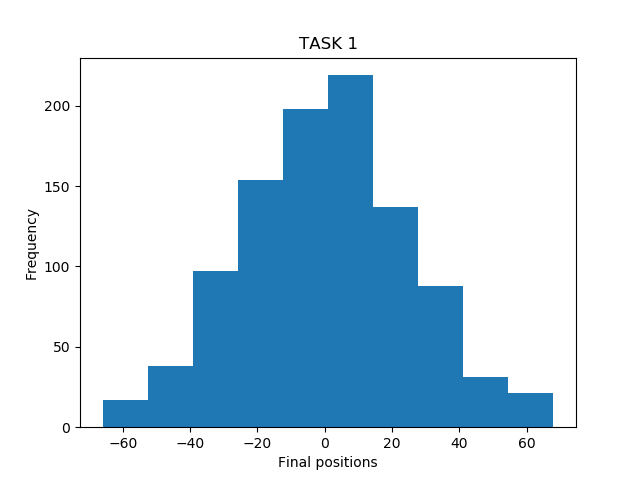

Here is the Python script that generated this plot:
#importing libraries
import random
import matplotlib.pyplot as plt
import math
from matplotlib import pyplot as plt
from matplotlib.animation import FuncAnimation
from matplotlib import colors
import numpy as np
from matplotlib.ticker import PercentFormatter


#TASK 1

def task1(steps,Pos,L,R):   #L = left probability, R = right probability

    for i in range(steps):
        a = random.randint(L,R)
        if a <= -1:
            Pos = Pos - 1
        if a >= 1:
            Pos = Pos + 1     
    return Pos

def avgPos(n): ##for plotting
    X = []
    Y = 0
    for i in range(n):
        a = task1(1000,0,-1,1)
        X.append(a)
        Y = Y + a
    Y = Y//n

    print('avg Pos =',Y)    
    plt.hist(X,bins = 10)
    plt.title('TASK 1')
    plt.xlabel('Final positions')
    plt.ylabel('Frequency')

    plt.show()

print(task1(100,0,-1,1))    
print(avgPos(1000))
